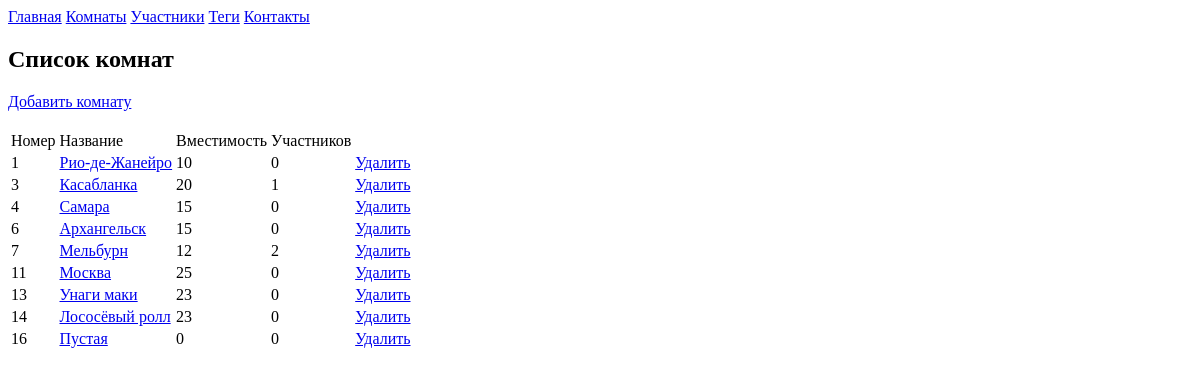
Before: /roulette/chatrooms with the older database file.
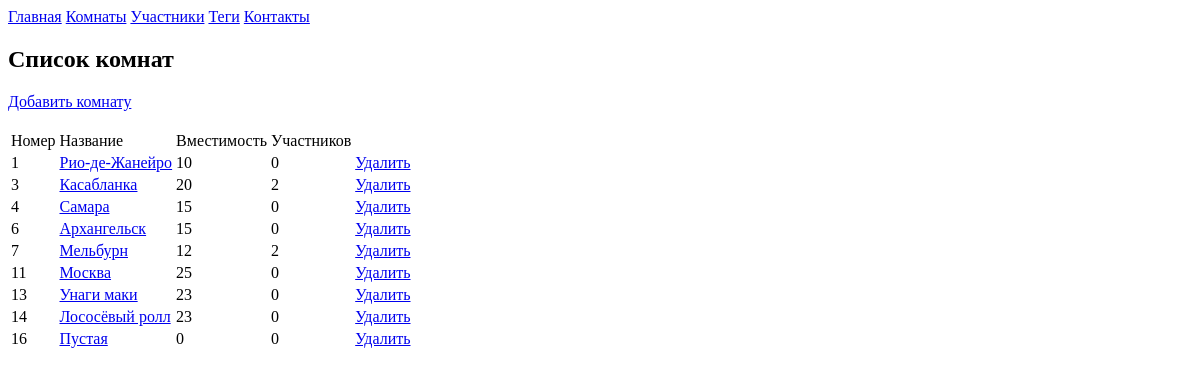
After: the same page with the newer database file.
### roulette/models.py (models this page shows, shortened)
class ChatRoom(models.Model):
    name = models.CharField(max_length=255)
    capacity = models.IntegerField(default=0)
    occupied = models.IntegerField(default=0)

### roulette/views.py (the view)
# urls.py: path('chatrooms', views.chatrooms),
def chatrooms(request):
    format = request.GET.get('format', 'html')
    if format == 'json':
        chatroomsdata = serializers.serialize('json', ChatRoom.objects.all())
        return JsonResponse({
            'chatrooms': chatroomsdata
        })
    return render(request, 'chatrooms.html', {
            'chatrooms': ChatRoom.objects.all()
        })

### roulette/templates/chatrooms.html (shortened to what this page needs)
{% extends 'base.html' %}
{% block content %}
    <h2>Список комнат</h2>
    <a href="/roulette/addchatroom">Добавить комнату</a>
    <br><br>
    <table>
        <tr>
            <td>Номер</td>
            <td>Название</td>
            <td>Вместимость</td>
            <td>Участников</td>
        </tr>
        {% for chatroom in chatrooms %}
        <tr>
            <td>{{ chatroom.id }}</td>
            <td><a href="/roulette/chatroom/{{ chatroom.id }}">{{ chatroom.name }}</a></td>
            <td>{{ chatroom.capacity }}</td>
            <td>{{ chatroom.occupied }}</td>
            <td><a href="/roulette/removechatroom/{{ chatroom.id }}">Удалить</a></td>
        </tr>
        {% endfor %}
{% endblock %}

Changed rows visible on the page:
changed ChatRoom "Касабланка": occupied "1" → "2"
